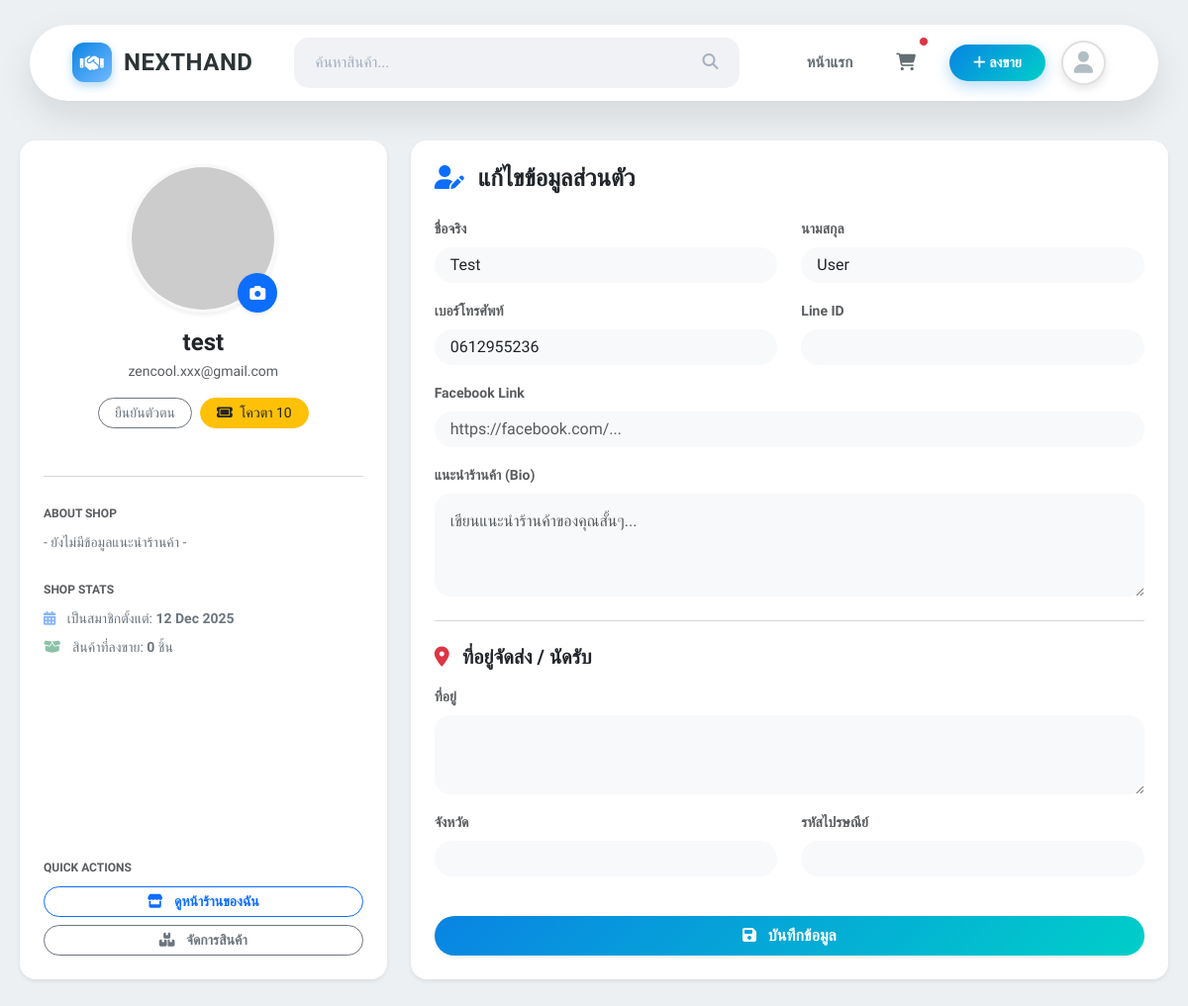
/profile/index.php (signed in), run on an earlier commit of the app's database.
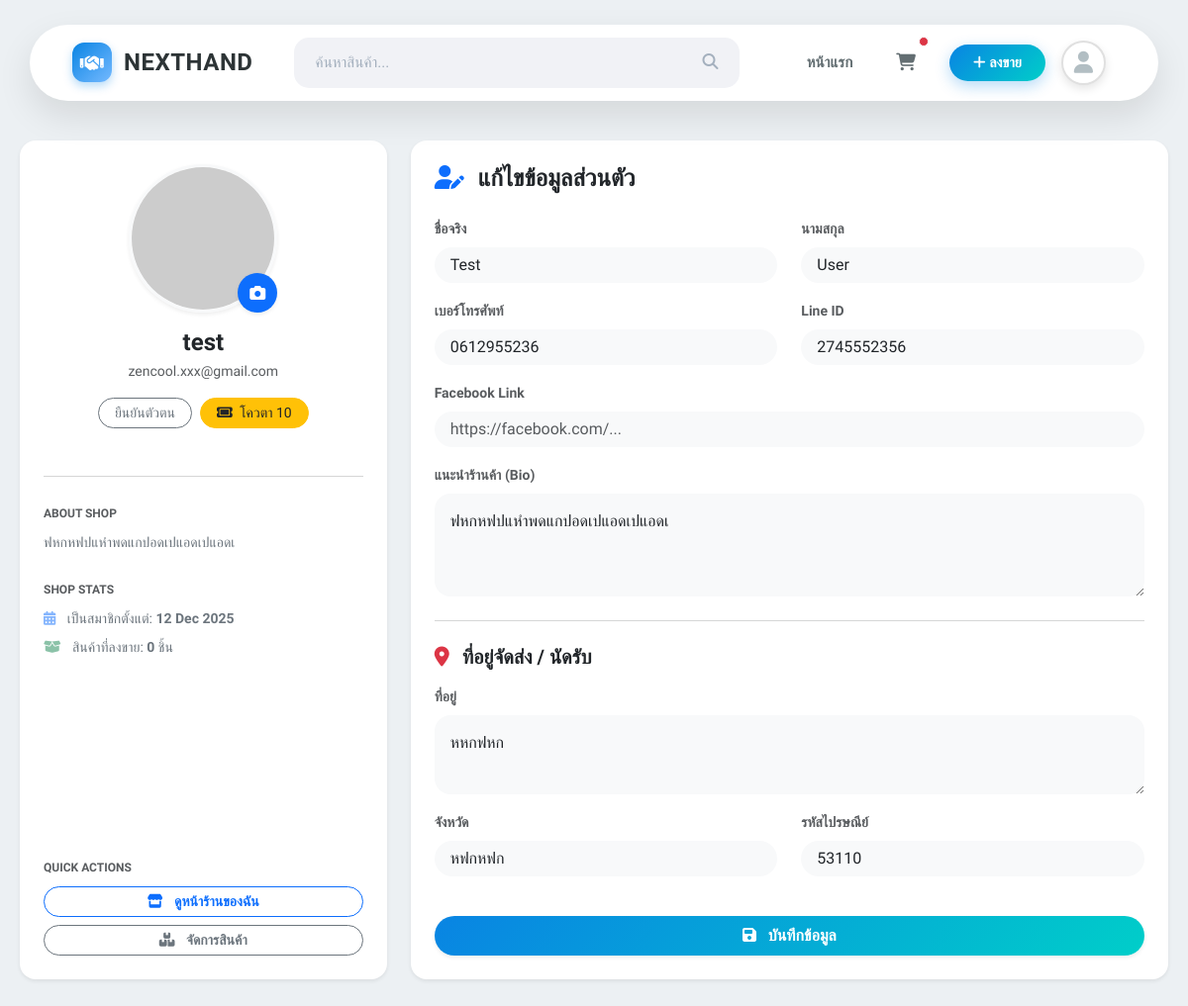
And on a later commit of the database.
### tables this page shows
CREATE TABLE `users` (
  `id` int NOT NULL,
  `username` varchar(50) NOT NULL,
  `password` varchar(255) NOT NULL,
  `email` varchar(100) NOT NULL,
  `role` enum('user','admin') DEFAULT 'user',
  `first_name` varchar(100) DEFAULT NULL COMMENT 'ชื่อจริง',
  `last_name` varchar(100) DEFAULT NULL COMMENT 'นามสกุล',
  `profile_image` varchar(255) DEFAULT 'default.png' COMMENT 'รูปโปรไฟล์',
  `bio` text COMMENT 'แนะนำร้านค้า',
  `phone` varchar(20) DEFAULT NULL,
  `line_id` varchar(50) DEFAULT NULL,
  `facebook_link` varchar(255) DEFAULT NULL,
  `address` text COMMENT 'ที่อยู่จัดส่ง',
  `province` varchar(100) DEFAULT NULL COMMENT 'จังหวัด',
  `zipcode` varchar(10) DEFAULT NULL,
  `item_quota` int DEFAULT '10' COMMENT 'จำนวนของที่ลงขายได้',
  `is_verified` tinyint(1) DEFAULT '0' COMMENT '0=ยังไม่ยืนยัน, 1=ยืนยันแล้ว',
  `status` enum('active','banned','suspended') DEFAULT 'active' COMMENT 'สถานะบัญชี',
  `last_login` timestamp NULL DEFAULT NULL,
  `created_at` timestamp NULL DEFAULT CURRENT_TIMESTAMP,
  `updated_at` timestamp NULL DEFAULT CURRENT_TIMESTAMP ON UPDATE CURRENT_TIMESTAMP
);

### profile/index.php (the view, shortened to what the rows shown need)
<?php
require "../config/db.php";
$user_id = $_SESSION["user_id"];
$stmt = $pdo->prepare("SELECT * FROM users WHERE id = ?");
$stmt->execute([$user_id]);
$user = $stmt->fetch();
?>
<!DOCTYPE html>
<html lang="th">
<head>
</head>
<body>
    <?php include "../includes/navbar.php"; ?>
    <div class="container-main">
        <div class="row align-items-stretch">
            <div class="col-md-4 mb-4">
                <div class="card border-0 shadow-sm rounded-4 p-4 bg-white h-100">
                    <div class="text-center">
                        <div class="position-relative d-inline-block mb-3">
                            <?php
                            $img_file = !empty($user["profile_image"])
                              ? $user["profile_image"]
                              : "default.png";
                            $img_path = "../uploads/" . $img_file;
                            if (!file_exists($img_path)) {
                              $img_path =
                                "https://via.placeholder.com/150?text=User";
                            }
                            ?>
                            <img id="preview-avatar" src="<?php echo $img_path; ?>" class="rounded-circle border border-3 border-light shadow-sm" style="width: 150px; height: 150px; object-fit: cover;">
                            <label for="fileUpload" class="position-absolute bottom-0 end-0 bg-primary text-white rounded-circle p-2 shadow-sm" style="cursor: pointer; width: 40px; height: 40px; display: flex; align-items: center; justify-content: center;">
                            </label>
                        </div>
                        <h4 class="fw-bold mb-1 text-dark"><?php echo htmlspecialchars(
                          $user["username"],
                        ); ?></h4>
                        <p class="text-muted small mb-3"><?php echo htmlspecialchars(
                          $user["email"],
                        ); ?></p>
                        <div class="d-flex justify-content-center gap-2 mb-4">
                            <?php if ($user["is_verified"]): ?>
                                <span class="badge bg-success rounded-pill px-3 py-2"><i class="fa-solid fa-circle-check me-1"></i> Verified</span>
                            <?php else: ?>
                                <a href="#" class="btn btn-sm btn-outline-secondary rounded-pill px-3">ยืนยันตัวตน</a>
                            <?php endif; ?>
                            <a href="../topup/" class="btn btn-sm btn-warning text-dark rounded-pill px-3">
                                <i class="fa-solid fa-ticket me-1"></i> โควตา <?php echo number_format(
                                  $user["item_quota"],
                                ); ?>
                            </a>
                        </div>
                    </div>
                    <div class="mb-4">
                        <small class="text-muted fw-bold text-uppercase" style="font-size: 0.75rem;">About Shop</small>
                        <p class="small text-secondary mt-2 mb-0">
                            <?php echo !empty($user["bio"])
                              ? nl2br(htmlspecialchars($user["bio"]))
                              : "- ยังไม่มีข้อมูลแนะนำร้านค้า -"; ?>
                        </p>
                    </div>
                    <div class="mb-4">
                        <ul class="list-unstyled mt-2 mb-0 small text-secondary">
                            <li class="mb-2">
                                <i class="fa-solid fa-calendar-alt me-2 text-primary opacity-50"></i>
                                เป็นสมาชิกตั้งแต่: <strong><?php echo date(
                                  "d M Y",
                                  strtotime($user["created_at"]),
                                ); ?></strong>
                            </li>
                        </ul>
                    </div>
                </div>
            </div>
            <div class="col-md-8 mb-4">
                <div class="card border-0 shadow-sm rounded-4 p-4 bg-white h-100">
                    <form method="post" enctype="multipart/form-data">
                        <div class="row">
                            <div class="col-md-6 mb-3">
                                <label class="form-label text-muted small fw-bold">ชื่อจริง</label>
                                <input type="text" name="first_name" class="form-control rounded-pill bg-light border-0 px-3" value="<?php echo htmlspecialchars(
                                  $user["first_name"] ?? "",
                                ); ?>">
                            </div>
                            <div class="col-md-6 mb-3">
                                <label class="form-label text-muted small fw-bold">นามสกุล</label>
                                <input type="text" name="last_name" class="form-control rounded-pill bg-light border-0 px-3" value="<?php echo htmlspecialchars(
                                  $user["last_name"] ?? "",
                                ); ?>">
                            </div>
                        </div>
                        <div class="row">
                            <div class="col-md-6 mb-3">
                                <label class="form-label text-muted small fw-bold">เบอร์โทรศัพท์</label>
                                <input type="text" name="phone" class="form-control rounded-pill bg-light border-0 px-3" value="<?php echo htmlspecialchars(
                                  $user["phone"] ?? "",
                                ); ?>">
                            </div>
                            <div class="col-md-6 mb-3">
                                <label class="form-label text-muted small fw-bold">Line ID</label>
                                <input type="text" name="line_id" class="form-control rounded-pill bg-light border-0 px-3" value="<?php echo htmlspecialchars(
                                  $user["line_id"] ?? "",
                                ); ?>">
                            </div>
                        </div>
                        <div class="mb-3">
                            <label class="form-label text-muted small fw-bold">แนะนำร้านค้า (Bio)</label>
                            <textarea name="bio" class="form-control rounded-4 bg-light border-0 p-3" rows="3" placeholder="เขียนแนะนำร้านค้าของคุณสั้นๆ..."><?php echo htmlspecialchars(
                              $user["bio"] ?? "",
                            ); ?></textarea>
                        </div>
                        <div class="mb-3">
                            <label class="form-label text-muted small fw-bold">ที่อยู่</label>
                            <textarea name="address" class="form-control rounded-4 bg-light border-0 p-3" rows="2"><?php echo htmlspecialchars(
                              $user["address"] ?? "",
                            ); ?></textarea>
                        </div>
                        <div class="row">
                            <div class="col-md-6 mb-3">
                                <label class="form-label text-muted small fw-bold">จังหวัด</label>
                                <input type="text" name="province" class="form-control rounded-pill bg-light border-0 px-3" value="<?php echo htmlspecialchars(
                                  $user["province"] ?? "",
                                ); ?>">
                            </div>
                            <div class="col-md-6 mb-3">
                                <label class="form-label text-muted small fw-bold">รหัสไปรษณีย์</label>
                                <input type="text" name="zipcode" class="form-control rounded-pill bg-light border-0 px-3" value="<?php echo htmlspecialchars(
                                  $user["zipcode"] ?? "",
                                ); ?>">
                            </div>
                        </div>
                    </form>
                </div>
            </div>
        </div>
    </div>
</body>
</html>

What changed in the data, as far as the page shows it:
changed users "test": bio (not shown) → "ฟหกหฟปแหำพดแกปอดเปแอดเปแอดเ"; line_id (not shown) → "2745552356"; address (not shown) → "หหกฟหก"; province (not shown) → "หฟกหฟก"; zipcode (not shown) → "53110"
Also different on the page:
text no longer shown: "- ยังไม่มีข้อมูลแนะนำร้านค้า -"
